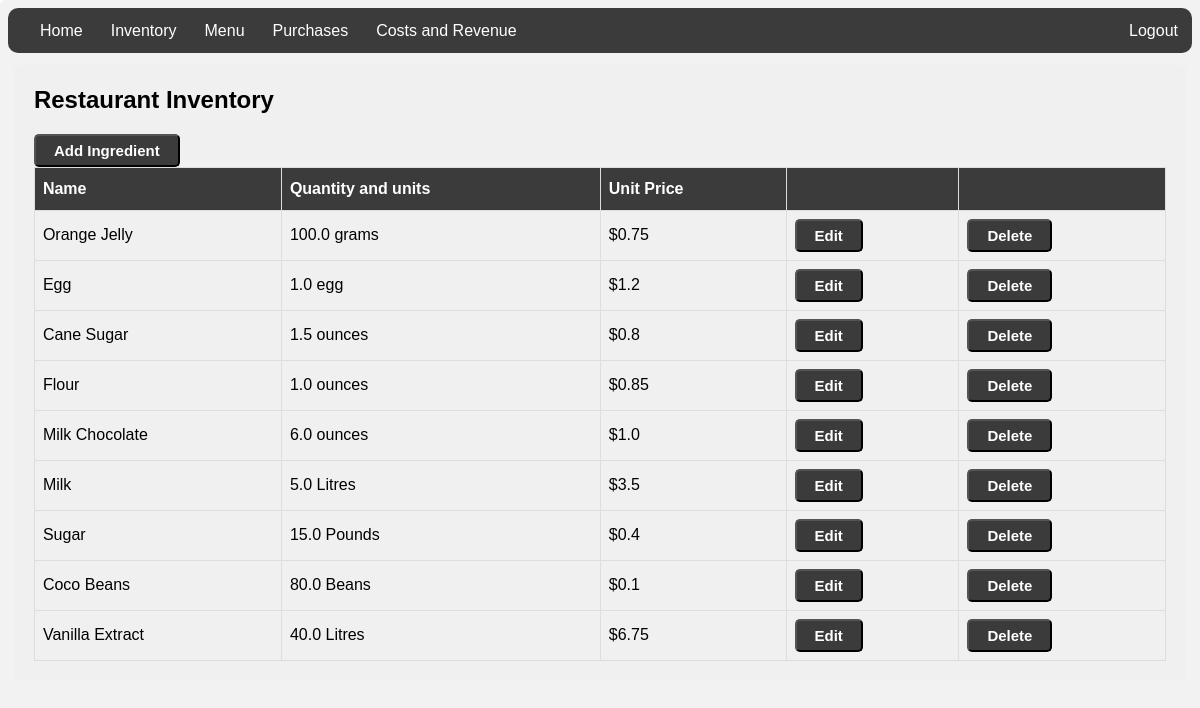
The app's page /ingredient/list (signed in) with its own data.
### inventory/models.py (models this page shows, shortened)
class Ingredient(models.Model):
    name = models.CharField(max_length=30)
    quantity = models.FloatField(default=0)
    unit = models.CharField(max_length=30)
    unit_price = models.FloatField(default=0)
    total_price = models.IntegerField(default=0)

### inventory/views.py (the view)
# urls.py: path('ingredient/list', views.IngredientList.as_view(), name="ingredientlist"),
class IngredientList(LoginRequiredMixin, ListView):
   model = Ingredient

### inventory/templates/inventory/ingredient_list.html (shortened to what this page needs)
{% extends './base.html' %}
{% block content %}
<head>
</head>
<h2>Restaurant Inventory</h2>
<a href="{% url 'ingredientcreate' %}"><button class="btn">Add Ingredient</button></a>
<table id="ingredients">
  <tr>
    <th>Name</th>
    <th>Quantity and units</th>
    <th>Unit Price</th>
      <th> </th>
      <th> </th>
  </tr>
  {% for ingredient in ingredient_list %}
  <tr>
  <tr>
      <td>{{ ingredient.name|title }}</td>
      <td>{{ ingredient.quantity }} {{ ingredient.unit }}</td>
      <td>${{ ingredient.unit_price }}</td>
      <td><a href="{% url 'ingredientupdate' ingredient.id %}"><button class="btn">Edit</button></a></td>
      <td><a href="{% url 'ingredientdelete' ingredient.id %}"><button class="btn">Delete</button></a></td>
  </tr>
  {% endfor %}
</table>
{% endblock %}

### inventory/templates/inventory/base.html (style rules this page uses)
body { font-family: Arial, Helvetica, sans-serif; }
table { border-collapse: collapse; width: 100%; }
td, th { border: 1px solid #ddd; padding: 8px; }
tr:nth-child(even) { background-color: #f2f2f2; }
th { padding-top: 12px; padding-bottom: 12px; text-align: left; background-color: #3B3B3B;; color: white; }
.btn { background-color:#3B3B3B; border-radius:5px; display:inline-block; cursor:pointer; color:#ffffff; font-size:15px; font-weight:bold; padding:6px 18px; text-decoration:none; }

### records on screen
Ingredient: name "Orange Jelly", quantity "100.0", unit "grams", unit_price "0.75"
Ingredient: name "Egg", quantity "1.0", unit "egg", unit_price "1.2"
Ingredient: name "Cane Sugar", quantity "1.5", unit "ounces", unit_price "0.8"
Ingredient: name "Flour", quantity "1.0", unit "ounces", unit_price "0.85"
Ingredient: name "Milk Chocolate", quantity "6.0", unit "ounces", unit_price "1.0"
Ingredient: name "Milk", quantity "5.0", unit "Litres", unit_price "3.5"
Ingredient: name "Sugar", quantity "15.0", unit "Pounds", unit_price "0.4"
Ingredient: name "Coco Beans", quantity "80.0", unit "Beans", unit_price "0.1"
Ingredient: name "Vanilla Extract", quantity "40.0", unit "Litres", unit_price "6.75"
